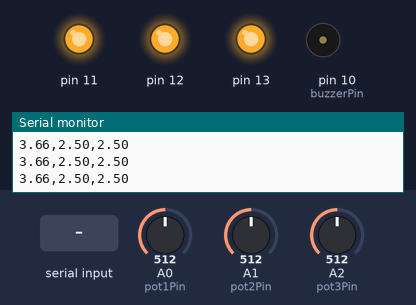
Recording of a sketch running on a simulated Arduino Uno, built with avr-gcc and run on an emulated ATmega328P. Parts: output pins drawn as LEDs (lit = HIGH), buzzer (waves = sounding, pin HIGH), the last lines printed to the serial monitor. The inputs (shaded band) are chosen by the test bench; at power-on: A0 (pot1Pin) = 512, A1 (pot2Pin) = 512, A2 (pot3Pin) = 512.

Above: at 1.2 s.
1.3 s: A0 (pot1Pin) set to 554
2.8 s: A0 (pot1Pin) set to 570
At 4.0 s:
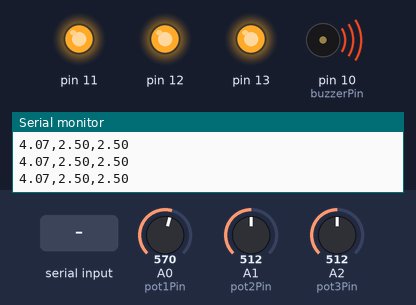
4.3 s: A1 (pot2Pin) set to 499
At 5.6 s:
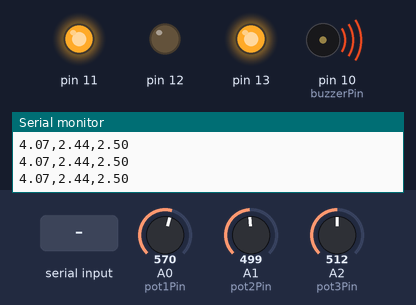
5.9 s: A2 (pot3Pin) set to 493
At 7.2 s:
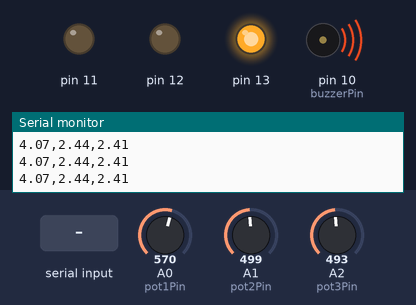
7.5 s: "R" received over Serial
At 9.0 s:
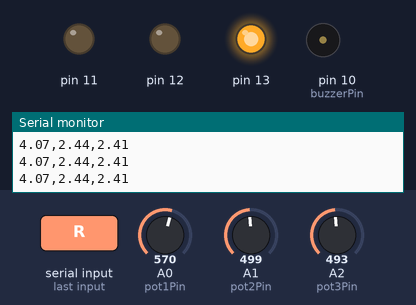
9.3 s: A1 (pot2Pin) set to 716
At 10.8 s:
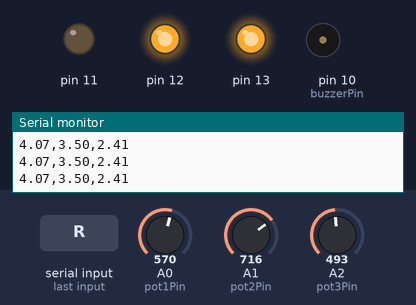
Timing chart, 0 to 11.9 s (numbered marks = the images above; inputs shaded):
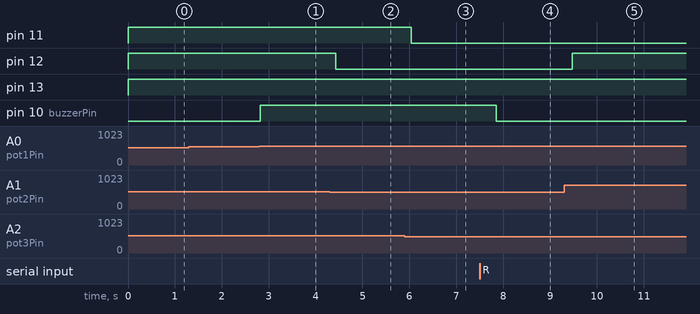

The sketch:

sketch_dec6a.ino
```cpp
const int pot1Pin = A0;  // Potentiometer 1 wiper connected to A0
const int pot2Pin = A1;  // Potentiometer 2 wiper connected to A1
const int pot3Pin = A2;  // Potentiometer 3 wiper connected to A2
const int buzzerPin = 10;  // Buzzer connected to pin 10

float voltage1, voltage2, voltage3;
bool buzzerReset = false;  // Flag to check reset status
bool allowBuzzer = true;   // Flag to allow buzzer

void setup() {
  Serial.begin(9600);  // Start Serial Monitor

  pinMode(13, OUTPUT);
  pinMode(12, OUTPUT);
  pinMode(11, OUTPUT);
  pinMode(buzzerPin, OUTPUT);
}

void loop() {
  // Read potentiometer values
  int pot1Value = analogRead(pot1Pin);
  int pot2Value = analogRead(pot2Pin);
  int pot3Value = analogRead(pot3Pin);

  // Convert readings to voltage
  voltage1 = pot1Value * (5.0 / 700.0);
  voltage2 = pot2Value * (5.0 / 1023.0);
  voltage3 = pot3Value * (5.0 / 1023.0);

  // Check if reset is enabled
  if (!buzzerReset && allowBuzzer) {
    // Check if voltage1 is greater than 4V and control the buzzer
    if (voltage1 > 4) {
      digitalWrite(buzzerPin, HIGH);
    } else {
      digitalWrite(buzzerPin, LOW);
    }
  } else {
    digitalWrite(buzzerPin, LOW);  // Ensure the buzzer is off
  }

  // Control LEDs based on voltage thresholds
  digitalWrite(13, voltage1 > 2.5 ? HIGH : LOW);
  digitalWrite(12, voltage2 > 2.5 ? HIGH : LOW);
  digitalWrite(11, voltage3 > 2.5 ? HIGH : LOW);

  // Check for commands from Processing
  if (Serial.available() > 0) {
    char command = Serial.read();
    if (command == 'R') {
      buzzerReset = true;  // Set the reset flag
      allowBuzzer = false; // Disable buzzer
    } else if (command == 'A') {
      allowBuzzer = true;  // Enable buzzer
    }
  }

  // Send the voltage values as a comma-separated string
  Serial.print(voltage1);
  Serial.print(",");
  Serial.print(voltage2);
  Serial.print(",");
  Serial.println(voltage3);  // Use println to send new line

  delay(200);  // Short delay
}
```

Measured:
- the behaviour switches between 560 and 561 on A0 (pot1Pin) (found by bisection; images 0 and 1)
- the behaviour switches between 512 and 511 on A1 (pot2Pin) (found by bisection; images 1 and 2)
- the behaviour switches between 512 and 511 on A2 (pot3Pin) (found by bisection; images 2 and 3)
- after the input at 2.8 s, pin 10 (buzzerPin): LOW → HIGH at once
- after the input at 4.3 s, pin 12: HIGH → LOW after 0.13 s
- after the input at 5.9 s, pin 11: HIGH → LOW after 0.14 s
- after the input at 7.5 s, pin 10 (buzzerPin): HIGH → LOW after 0.36 s
- after the input at 9.3 s, pin 12: LOW → HIGH after 0.17 s
